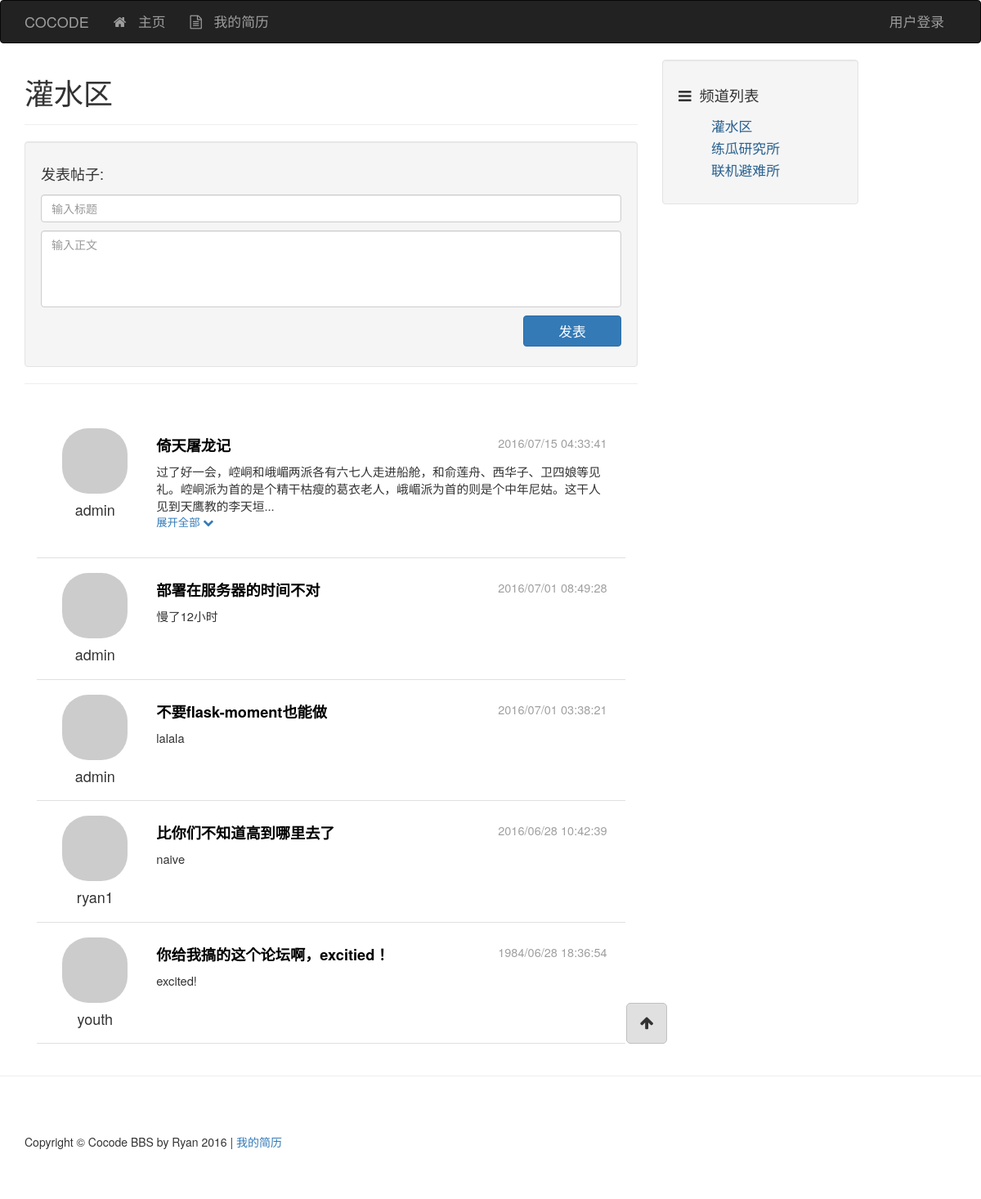
The app's page /channel/1, older data.
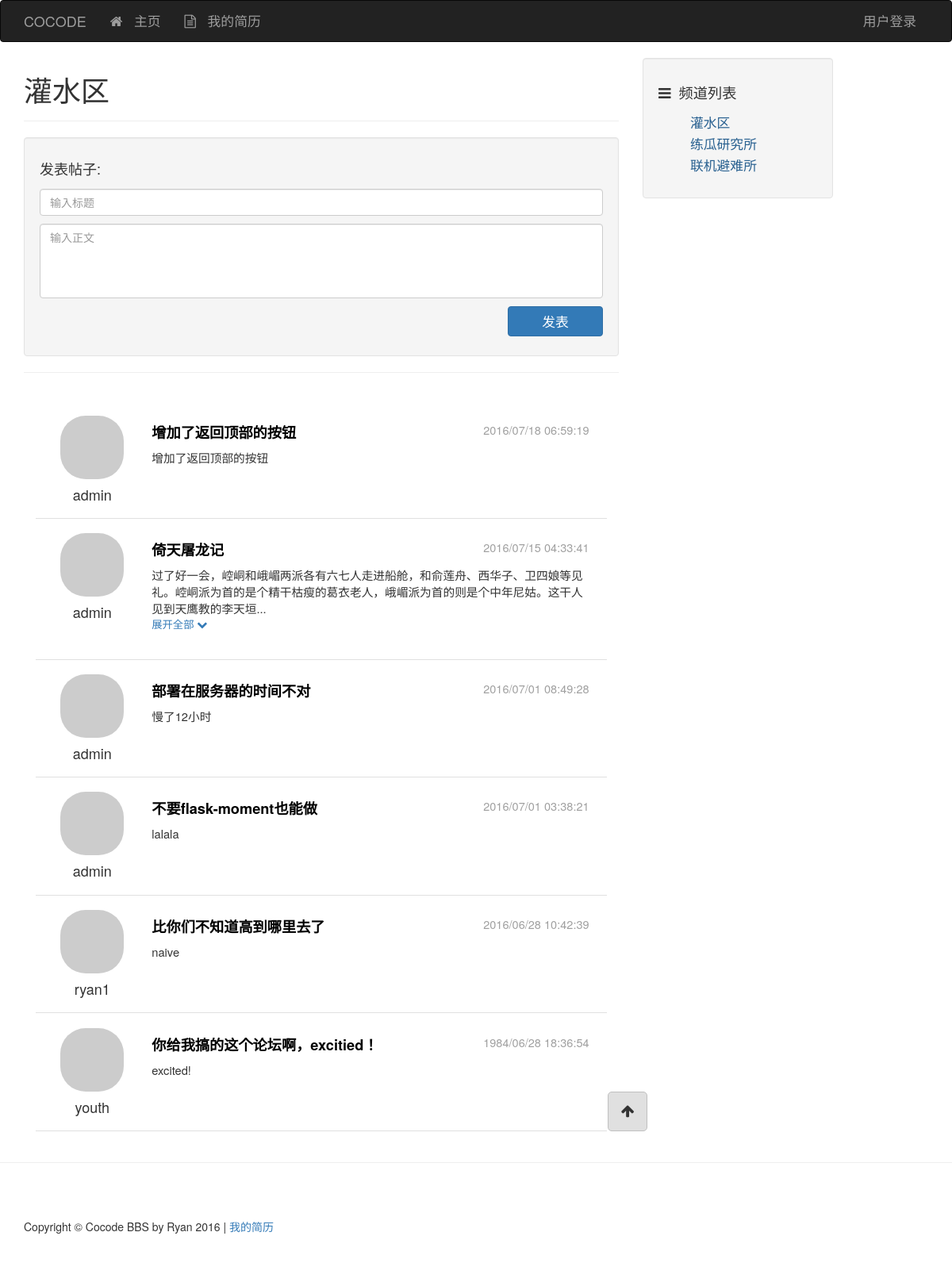
The same page, newer data.
### app/models/channel.py (models this page shows, shortened)
class Channel(db.Model, Model):
    __tablename__ = 'channels'
    id = db.Column(db.Integer, primary_key=True)
    name = db.Column(db.String(), default=ChannelPermission.NORMAL)
    permission = db.Column(db.Integer)
    created_time = db.Column(db.Integer, default=0)
    posts = db.relationship('Post', backref='channel')
    @staticmethod
    def channel_by_id(id):
        return Channel.query.get_or_404(id)
    @staticmethod
    def posts_sorted_by_time(posts, reverse=True):
        posts.sort(key=lambda p: p.created_time, reverse=reverse)
        return posts

### app/models/post.py (models this page shows, shortened)
class Post(db.Model, Model):
    __tablename__ = 'posts'
    id = db.Column(db.Integer, primary_key=True)
    title = db.Column(db.String())
    content = db.Column(db.String())
    created_time = db.Column(db.Integer, default=0)
    channel_id = db.Column(db.Integer, db.ForeignKey('channels.id'))
    user_id = db.Column(db.Integer, db.ForeignKey('users.id'))
    comments = db.relationship('Comment', backref='post')

### app/models/user.py (models this page shows, shortened)
class User(db.Model, Model):
    __tablename__ = 'users'
    id = db.Column(db.Integer, primary_key=True)
    username = db.Column(db.String(), unique=True)
    password_hash = db.Column(db.String())
    email = db.Column(db.String(), unique=True)
    avatar_hash = db.Column(db.String())
    created_time = db.Column(db.Integer, default=0)
    role_id = db.Column(db.Integer, db.ForeignKey('roles.id'))
    posts = db.relationship('Post', backref='author')
    comments = db.relationship('Comment', backref='author')
    @property
    def password(self):
        raise AttributeError('password is not readable')
    def gravatar(self, size=100, default='identicon', rating='g'):
        from flask import request
        gravatar_url = 'secure.gravatar.com/avatar'
        if request.is_secure:
            url = 'https://' + gravatar_url
        else:
            url = 'http://' + gravatar_url
        hash = self.avatar_hash or md5(self.email.encode('utf-8')).hexdigest()
        return '{url}/{hash}?s={size}&d={default}&r={rating}'.format(url=url,
                                                                     hash=hash,
                                                                     size=size,
                                                                     default=default,
                                                                     rating=rating)

### app/controllers/views.py (the view)
@controllers.route('/channel/<int:id>')
@channel_permission_required
def channel_view(id):
    channel = Channel.channel_by_id(id)
    posts = channel.posts
    d = dict(
        posts=posts,
        channel=channel
    )
    return render_template('channel.html', **d)

### app/context_processers.py (called while the page is built)
@app.context_processor
def current_user_processor():
    user = current_user()
    return dict(current_user=user)

@app.context_processor
def channel_processor():
    channels = Channel.query.all()
    permissions = {
        'NORMAL': ChannelPermission.NORMAL,
        'ADMIN': ChannelPermission.ADMIN,
    }
    dic = {
        'channels': channels,
        'channel_permissions': permissions,
    }
    return dict(**dic)

@app.context_processor
def class_processor():
    return dict(Channel=Channel)

@app.context_processor
def user_processor():
    user_count = User.query.count()
    new_user = User.query.order_by(User.created_time.desc()).first()
    return dict(new_user=new_user,
                user_count=user_count)

@app.context_processor
def post_processor():
    post_count = Post.query.count()
    return dict(post_count=post_count)

@app.context_processor
def comment_processor():
    comment_count = Comment.query.count()
    return dict(comment_count=comment_count)

### app/filters.py (called while the page is built)
@app.template_filter('format_time')
def format_time(timestamp):
    format = '%Y/%m/%d %H:%M:%S'
    t = time.localtime(timestamp)
    ft = time.strftime(format, t)
    return ft

### app/models/user.py (called while the page is built)
def current_user():
    id = session.get('user_id', None)
    user = None
    if id is not None:
        user = User.user_by_id(id)
    return user

### app/templates/channel.html (shortened to what this page needs)
{% extends "base.html" %}
{% block page_content %}
 <h1>{{ channel.name }}</h1>
 <hr>
<div class="well">
    <h4>发表帖子:</h4>
    <div class="post-form">
        <div class="post-form-item"><input id="id-text-title" class="form-control" placeholder="输入标题"></div>
        <div class="post-form-item"><textarea id="id-text-content" class="form-control" rows="4" placeholder="输入正文"></textarea></div>
        <div class="post-form-item"><button type="button" id="id-button-post-add" class="btn btn-primary">发表</button></div>
    </div>
</div>
<hr>
{% include "_posts.html" %}
{% endblock %}

### app/templates/base.html (shortened to what this page needs)
<!DOCTYPE html>
<html lang="en">
{% block head %}
<head>
    <link href="../static/css/base-styles.css" rel="stylesheet">
    <link href="../static/css/bootstrap.min.css" rel="stylesheet">
    <link href="../static/css/font-awesome.min.css" rel="stylesheet">
</head>
{% endblock %}
<body>
{% block navbar %}
<div class="header">
    <div class="navbar navbar-inverse" role="navigation">
        <div class="container">
            <div class="navbar-header">
            <div class="navbar-brand" href="/">COCODE</div>
            </div>
            <div class="navbar-collapse collapse">
                <ul class="nav navbar-nav">
                    <li><a href="/"><div class="fa fa-home"></div> 主页</a></li>
                    <li><a href="#" class="a-resume"><div class="fa fa-file-text-o"></div> 我的简历</a></li>
                </ul>
                <ul class="nav navbar-nav navbar-right">
                    {% if current_user is not none %}
                    <li><a href="#" class="dropdown-toggle" data-toggle="dropdown">
                        {{ current_user.username }}<b class="caret"></b>
                    </a>
                        <ul class="dropdown-menu">
                            <li><a href="#"><div class="fa fa-user"></div> 用户资料</a></li>
                            <li role="separator" class="divider"></li>
                            <li><a href="/accounts/logout"><div class="fa fa-power-off"></div> 登出用户</a></li>
                        </ul>
                    </li>
                    {% else %}
                    <li><a href="/accounts">用户登录</a></li>
                    {% endif %}
                </ul>
            </div>
        </div>
    </div>
</div>
{% endblock %}
{% block content %}
<div class="container">
    <div class="row">
        {% block content_body %}
        <div class="col-lg-8">
            {% block page_content %}
            {% endblock %}
        </div>
        <div class="col-md-4">
            {% block side_content %}
            <div class="side-content">
                <div class="well">
                    <div class="channel-title"><div class="fa fa-bars"></div>频道列表</div>
                    <div class="row">
                        <div class="col-lg-12">
                            <ul class="channel-list">
                                {% for c in channels %}
                                {% if c.permission == channel_permissions['NORMAL'] %}
                                <li><a href="/channel/{{ c.id }}">{{ c.name }}</a></li>
                                {% endif %}
                                {% endfor %}
                            </ul>
                        </div>
                    </div>
                </div>
            </div>
            {% endblock %}
        </div>
        {% endblock %}
    </div>
</div>
{% endblock %}
{% block to_top %}
<div class="container">
    <a href="#top">
        <div class="back-to-top">
        <div class="fa fa-arrow-up"></div>
        </div>
    </a>
</div>
{% endblock %}
{% block footer %}
<hr>
<div class="container">
    <footer>
    <div class="row">
        <div class="col-lg-12">
            <p>Copyright &copy; Cocode BBS by Ryan 2016 | <a href="#" class="a-resume">我的简历</a></p>
        </div>
    </div>
    </footer>
</div>
{% endblock %}
</body>
</html>

### app/templates/_posts.html (shortened to what this page needs)
<div class="post-list" id="id-div-post-list">
    {% for post in Channel.posts_sorted_by_time(posts) %}
    <div class="post-item" id="id-post-item-{{ post.id }}">
        <div class="post-author col-md-2">
            <a href="#">
                <img class="media-object round-portrait-64" src="{{ post.author.gravatar(size=64) }}">
            </a>
            <h4 class="media-heading">{{ post.author.username }}</h4>
        </div>
        <div class="post-body col-md-10">
            <div class="post-title"><a href="{{ url_for('controllers.post_view', id=post.id) }}">{{ post.title }}</a>
                <div class="post-date">{{ post.created_time | format_time }}</div>
            </div>
            <div class="post-content" id="id-post-content-{{ post.id }}">
                {{ post.content }}
            </div>
            <div class="display display-all" data-id="{{ post.id }}">展开全部
                <div class="fa fa-chevron-down"></div>
            </div>
        </div>
    </div>
    {% endfor %}
</div>

### app/static/css/base-styles.css (style rules this page uses)
.header .navbar { font-size: 120%; }
.fa { margin-right: 10px; }
.side-content { position: fixed; width: 20%; }
.back-to-top { float: right; width: 50px; height: 50px; font-size: large; text-align: center; position: fixed; bottom: 190px; right: 32%; padding: 10px; border-radius: 5px; border: 1px solid #c0c0c0; background-color: #e0e0e0; }
.container > a { text-decoration: none; color: inherit; }
.back-to-top .fa { margin-right: 0px; }
.channel-title { font-size: 130%; padding: 10px 0 10px; }
ul.channel-list li { font-size: 120%; list-style-type: none; margin: 3px 0 3px; }
ul.channel-list li > a { text-decoration: none; color: rgb(40, 96, 144); }
footer { margin: 50px 0; }
.post-form { display: flex; flex-direction: column; }
.post-form .post-form-item { margin: 5px 0 5px; }
.post-form .post-form-item > textarea { resize: none; }
.post-form .post-form-item > button { align-self: flex-start; width: 120px; font-size: 120%; float: right; }
.post-list { padding: 2%; }
.post-list .post-item { padding: 2%; margin: 4px 0 4px; border-bottom: 1px solid #e0e0e0; display: flex; flex-direction: row; }
.post-list .post-item .post-author { display: flex; flex-direction: column; align-items: center; }
.post-list .post-item .post-author h4 { margin-top: 10px; }
.post-list .post-item .post-title .post-date { font-size: 80%; font-weight: normal; float: right; color: #a0a0a0; }
.post-list .post-item .post-body { padding: 8px; margin-left: 10px; }
.post-list .post-item .post-body .post-title { font-size: 130%; font-weight: bold; margin-bottom: 8px; }
.post-list .post-item .post-body .post-title a { text-decoration: none; color: black; }
.post-list .post-item .post-body .post-content { font-size: 105%; }
.post-list .post-item .post-body .display { color: rgb(51, 122, 183); font-size: 95%; }
img.round-portrait-64 { border-radius: 32px; }

Row changes from the older to the newer data that the page shows:
added Post: author.username "admin", title "增加了返回顶部的按钮", created_time "2016/07/18 06:59:19", content "增加了返回顶部的按钮"
